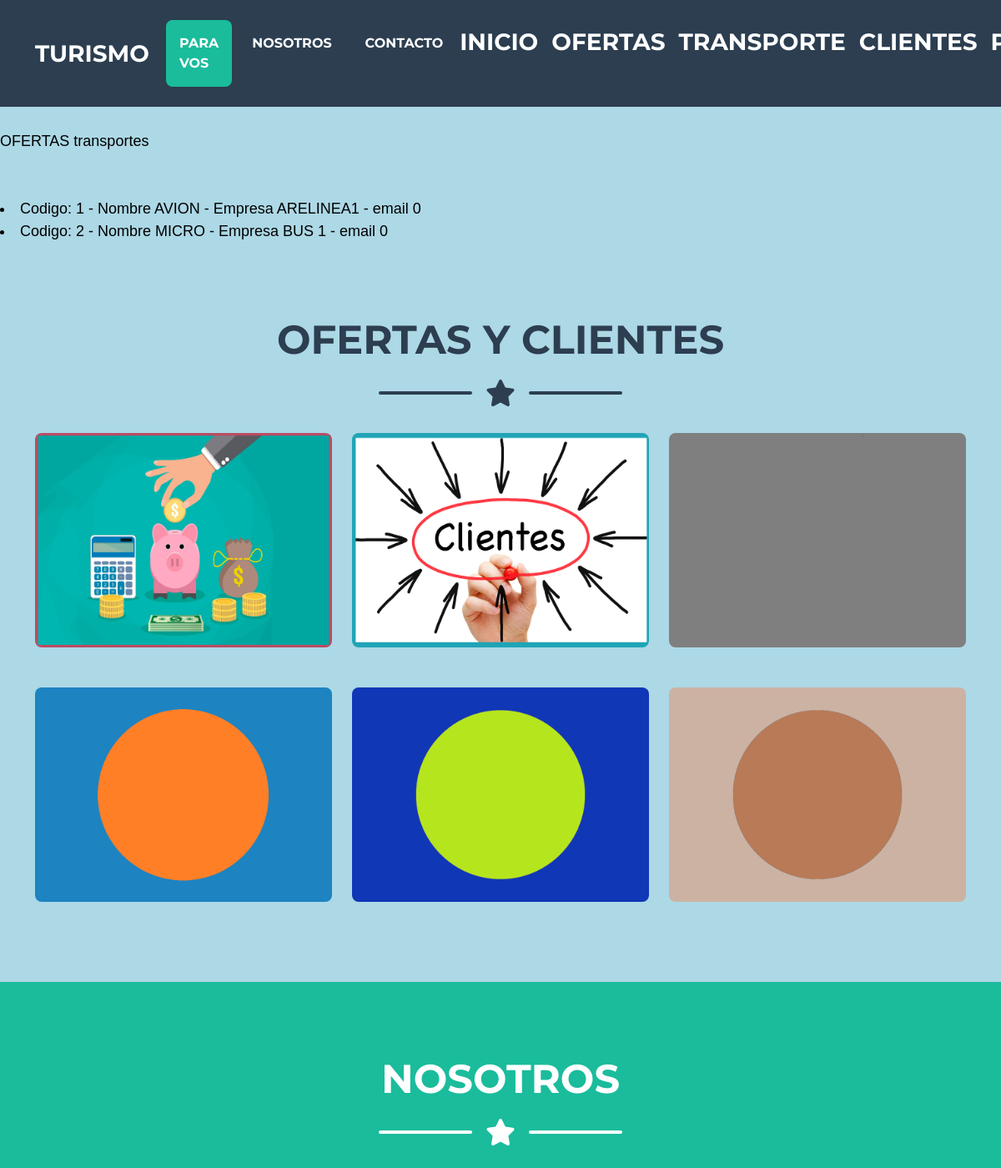
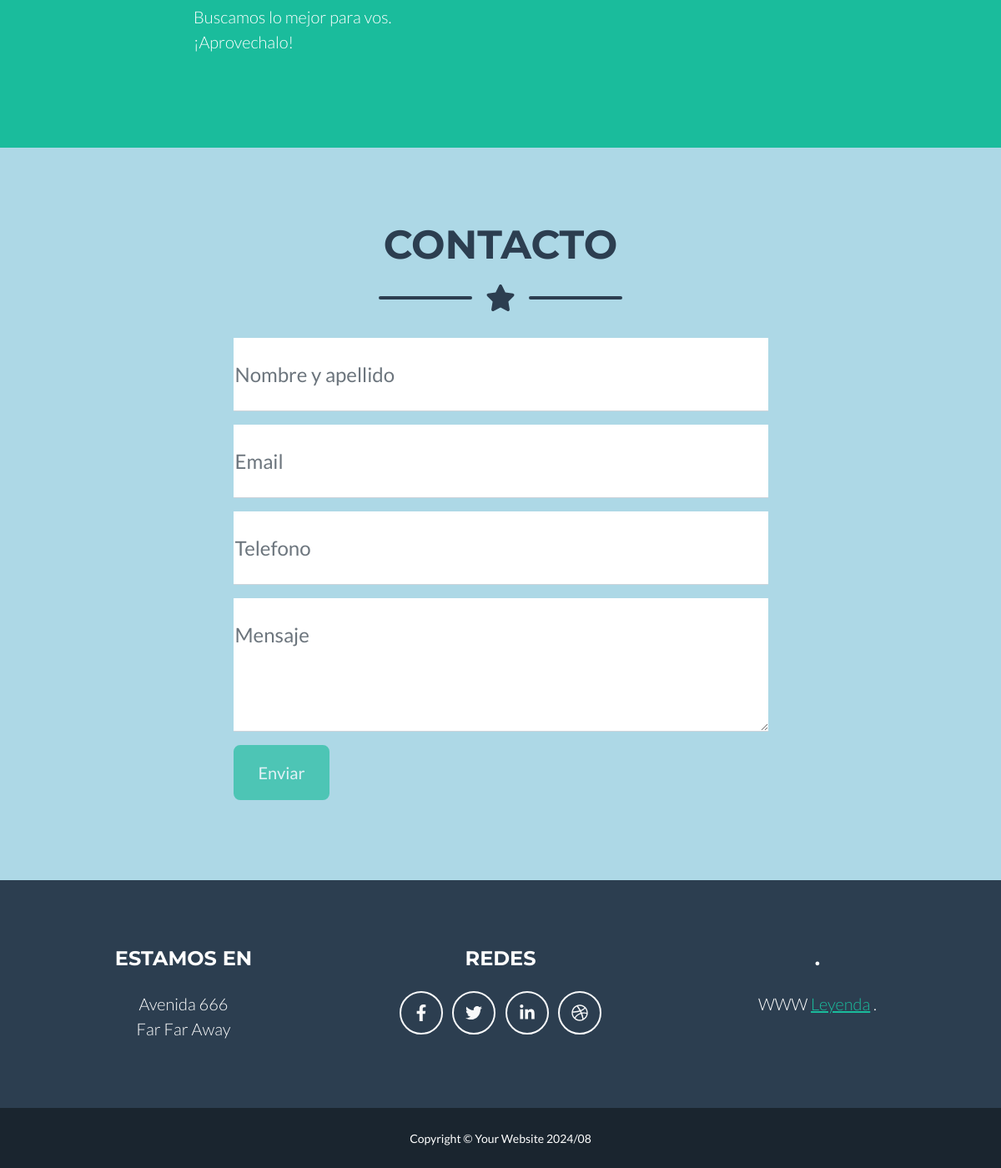
Page /ofertast/ on the committed database (2 pictures, top to bottom).
### App01/models.py (models this page shows)
class Transporte(models.Model):
    codigo = models.IntegerField()
    nombre = models.CharField(max_length=30)
    descripcion = models.CharField(max_length=30)
    empresa = models.CharField(max_length=30)
    precio = models.IntegerField()
    def __str__(self):
        return f"Codigo: {self.codigo} - Nombre {self.nombre} - Empresa {self.empresa} - email {self.precio}"

### App01/views.py (the view)
# urls.py: path('ofertast/', views.ofertast, name="OfertasTransporte"),
def ofertast(request):
    ofertast = Transporte.objects.all()
    contexto = {"ofertast": ofertast}
    return render(request, "App01/ofertast.html", contexto)

### App01/templates/App01/ofertast.html (shortened to what this page needs)
<!DOCTYPE html>
{% extends "App01/_base.html" %}
{% load static %}
{% block Cambia %}
<body>
    <font color="Black" face="arial" size=4&gt>
<br />
<br />
<br />
<br />
OFERTAS transportes <br /> <br /> <br />
{% for p in ofertast %}
<li>{{p}}</li>
{% endfor %}
</font>
</body>
{% endblock %}

### rows in the picture
Transporte: codigo+nombre+empresa "Codigo: 1 - Nombre AVION - Empresa ARELINEA1 - email 0"
Transporte: codigo+nombre+empresa "Codigo: 2 - Nombre MICRO - Empresa BUS 1 - email 0"
